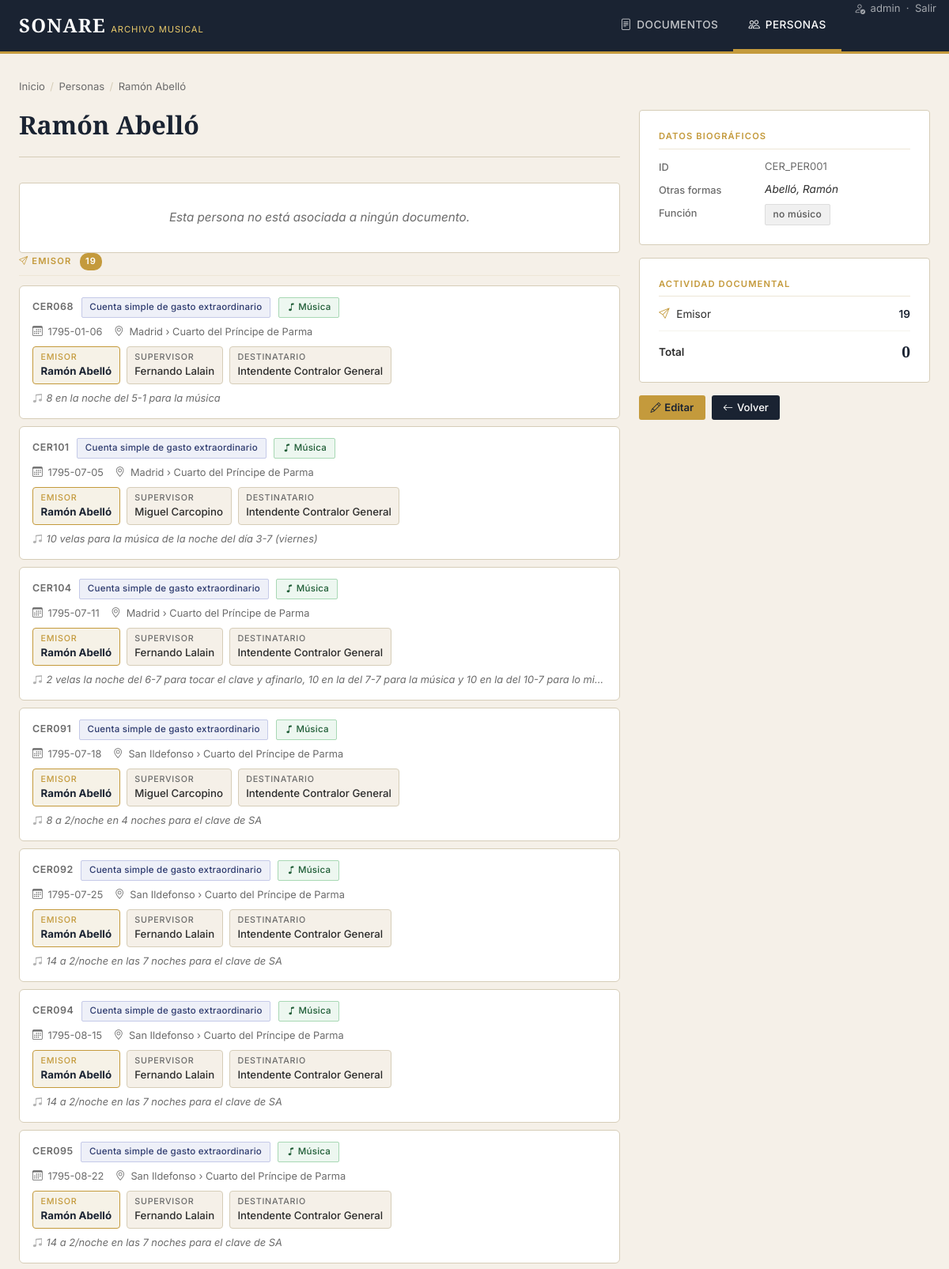
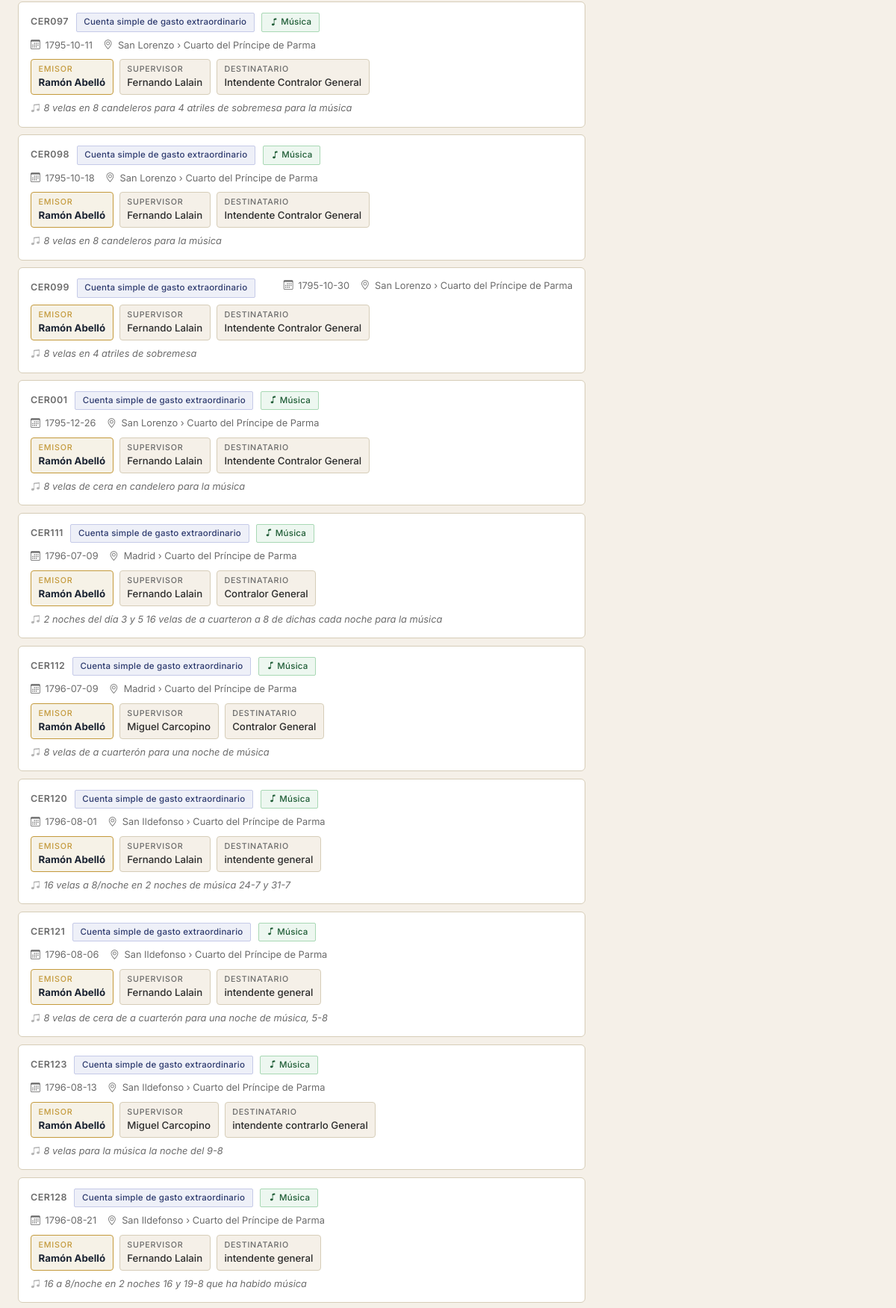
The app's page /personas/CER_PER001/ (signed in, upper part) with its own data (2 pictures, top to bottom).
### sonare_app/models.py (models this page shows, shortened)
class Persona(models.Model):
    id = models.CharField(max_length=50, primary_key=True)
    nombre_uniforme = models.CharField(max_length=200)
    apellidos_uniforme = models.CharField(max_length=200, blank=True, default="")
    otras_formas_nombre = models.TextField(blank=True, default="")
    titulo_nobiliario = models.CharField(max_length=200, blank=True, null=True)
    id_viaff = models.CharField(max_length=100, blank=True, null=True)
    genero = models.CharField(max_length=50, blank=True, null=True)
    fecha_nacimiento = models.CharField(max_length=50, blank=True, null=True)
    fecha_muerte = models.CharField(max_length=50, blank=True, null=True)
    funcion = models.CharField(max_length=100, default="no músico")
    cargo_profesional = models.CharField(max_length=200, blank=True, null=True)
    def __str__(self):
        return f"{self.nombre_uniforme} {self.apellidos_uniforme}".strip()
    class Meta:
        verbose_name = "Persona"
        verbose_name_plural = "Personas"
        ordering = ["apellidos_uniforme", "nombre_uniforme"]

class Documento(models.Model):
    id = models.CharField(max_length=50, primary_key=True)
    tipo_documento = models.CharField(max_length=200)
    fecha_documento = models.CharField(max_length=50, blank=True, null=True)
    lugar_documento = models.CharField(max_length=300, blank=True, null=True)
    fecha_inicio = models.CharField(max_length=50, blank=True, null=True)
    fecha_fin = models.CharField(max_length=50, blank=True, null=True)
    lugar = models.CharField(max_length=500, blank=True, null=True)  # string original del Excel
    lugar_ref = models.ForeignKey(
        Lugar, null=True, blank=True,
        on_delete=models.SET_NULL,
        related_name='documentos',
        verbose_name="Lugar (jerárquico)",
    )
    observaciones_lugar = models.TextField(blank=True, null=True)
    texto = models.TextField(blank=True, null=True)
    emisor = models.ForeignKey(
        Persona, null=True, blank=True, on_delete=models.SET_NULL,
        related_name="documentos_emitidos",
    )
    visto = models.ForeignKey(
        Persona, null=True, blank=True, on_delete=models.SET_NULL,
        related_name="documentos_vistos",
    )
    destinatario = models.ForeignKey(
        Persona, null=True, blank=True, on_delete=models.SET_NULL,
        related_name="documentos_recibidos",
    )
    seccion_administrativa_emision = models.CharField(max_length=200, blank=True, null=True)
    seccion_administrativa_recepcion = models.CharField(max_length=200, blank=True, null=True)
    hora = models.CharField(max_length=50, blank=True, null=True)
    luces = models.TextField(blank=True, null=True)
    otras_personas = models.ManyToManyField(Persona, blank=True, related_name="documentos_citado")
    signatura = models.CharField(max_length=200, blank=True, null=True)
    practica_musical = models.TextField(blank=True, null=True)
    objeto_musical_desc = models.TextField(blank=True, null=True)
    autor = models.CharField(max_length=200, blank=True, null=True)
    mencion_musica = models.BooleanField(default=False)
    observaciones = models.TextField(blank=True, null=True)
    evento_descripcion = models.TextField(blank=True, null=True)
    metadata = models.JSONField(default=dict, blank=True)
    class Meta:
        verbose_name = "Documento"
        verbose_name_plural = "Documentos"
        ordering = ["fecha_documento"]

class Lugar(models.Model):
    nombre = models.CharField(max_length=400)
    padre = models.ForeignKey(
        'self', null=True, blank=True,
        on_delete=models.SET_NULL,
        related_name='hijos',
    )
    class Meta:
        verbose_name = "Lugar"
        verbose_name_plural = "Lugares"
        ordering = ["padre__nombre", "nombre"]

### sonare_app/views.py (the view)
# urls.py: path("personas/<str:pk>/", views.persona_detail, name="persona_detail"),
@login_required
def persona_detail(request, pk):
    persona = get_object_or_404(Persona, id=pk)
    rel = "emisor", "visto", "destinatario", "lugar_ref", "lugar_ref__padre"
    return render(request, "sonare_app/personas/detail.html", {
        "persona": persona,
        "docs_emitidos":  persona.documentos_emitidos.select_related(*rel).order_by("fecha_documento"),
        "docs_visados":   persona.documentos_vistos.select_related(*rel).order_by("fecha_documento"),
        "docs_recibidos": persona.documentos_recibidos.select_related(*rel).order_by("fecha_documento"),
        "docs_citado":    persona.documentos_citado.select_related(*rel).order_by("fecha_documento"),
    })

### sonare_app/templates/sonare_app/personas/detail.html (shortened to what this page needs)
{% extends "sonare_app/base.html" %}
{% block content %}
<div class="breadcrumb-sonare">
  <a href="{% url 'sonare:home' %}">Inicio</a>
  <span class="sep">/</span>
  <a href="{% url 'sonare:persona_list' %}">Personas</a>
  <span class="sep">/</span>
  <span>{{ persona }}</span>
</div>
<div class="row g-4">
  <div class="col-12 col-md-8">
    <div class="page-header">
      <h1>{{ persona.nombre_uniforme }} {{ persona.apellidos_uniforme }}</h1>
    </div>
    {% with total=docs_emitidos|length|add:docs_visados|length|add:docs_recibidos|length|add:docs_citado|length %}
    {% if total == 0 %}
      <div class="card-sonare" style="text-align:center; color:var(--text-muted); font-style:italic; padding:2rem;">
        Esta persona no está asociada a ningún documento.
      </div>
    {% endif %}
    {% endwith %}
    {% if docs_emitidos %}
    <div class="detail-section">
      <div class="detail-section-title">
        <i class="bi bi-send" style="color:var(--gold);"></i> Emisor
        <span class="doc-count">{{ docs_emitidos|length }}</span>
      </div>
      {% for doc in docs_emitidos %}
        {% include "sonare_app/personas/_doc_card.html" with doc=doc rol_destacado="emisor" persona=persona %}
      {% endfor %}
    </div>
    {% endif %}
  </div>
  <div class="col-12 col-md-4">
    <div class="card-sonare" style="margin-bottom:1rem;">
      <div class="detail-section-title">Datos biográficos</div>
      <div class="detail-grid" style="grid-template-columns:110px 1fr;">
        <span class="detail-key">ID</span>
        <span class="detail-val" style="font-size:0.82rem; color:var(--text-muted);">{{ persona.id }}</span>
        {% if persona.otras_formas_nombre %}
          <span class="detail-key">Otras formas</span>
          <span class="detail-val" style="font-size:0.85rem; font-style:italic;">{{ persona.otras_formas_nombre }}</span>
        {% endif %}
        <span class="detail-key">Función</span>
        <span class="detail-val">
          {% if persona.funcion == "músico" %}
            <span class="badge-sonare badge-green">{{ persona.funcion }}</span>
          {% else %}
            <span class="badge-sonare badge-muted">{{ persona.funcion }}</span>
          {% endif %}
        </span>
      </div>
    </div>
    <div class="card-sonare" style="margin-bottom:1rem;">
      <div class="detail-section-title">Actividad documental</div>
      <div style="display:flex; flex-direction:column; gap:0.5rem;">
        {% if docs_emitidos %}
        <div class="rol-stat">
          <span><i class="bi bi-send" style="color:var(--gold); margin-right:0.3rem;"></i> Emisor</span>
          <span class="rol-num">{{ docs_emitidos|length }}</span>
        </div>
        {% endif %}
        <hr style="border:none; border-top:1px solid var(--border); margin:0.2rem 0;">
        <div class="rol-stat">
          <span style="font-weight:600;">Total</span>
          <span class="rol-num" style="font-family:var(--serif); font-size:1.2rem; color:var(--navy);">
            {{ docs_emitidos|length|add:docs_visados|length|add:docs_recibidos|length|add:docs_citado|length }}
          </span>
        </div>
      </div>
    </div>
    <div style="display:flex; gap:0.5rem; flex-wrap:wrap;">
      {% if request.user.is_authenticated %}
      <a href="{% url 'sonare:persona_edit' persona.id %}" class="btn-gold">
        <i class="bi bi-pencil"></i> Editar
      </a>
      {% endif %}
      <a href="{% url 'sonare:persona_list' %}" class="btn-navy">
        <i class="bi bi-arrow-left"></i> Volver
      </a>
    </div>
  </div>
</div>
{% endblock %}

### sonare_app/templates/sonare_app/base.html (shortened to what this page needs)
<!DOCTYPE html>
<html lang="es">
<head>
  <link href="https://cdn.jsdelivr.net/npm/bootstrap@5.3.0/dist/css/bootstrap.min.css" rel="stylesheet">
  <link href="https://cdn.jsdelivr.net/npm/bootstrap-icons@1.11.0/font/bootstrap-icons.css" rel="stylesheet">
</head>
<body>
<nav class="sonare-nav d-flex align-items-stretch justify-content-between">
  <a href="{% url 'sonare:home' %}" class="nav-brand">
    <span class="brand-title">SONARE</span>
    <span class="brand-sub">Archivo Musical</span>
  </a>
  <ul class="nav-links">
    <li>
      <a href="{% url 'sonare:documento_list' %}" class="{% if request.resolver_match.url_name == 'documento_list' or request.resolver_match.url_name == 'documento_detail' %}active{% endif %}">
        <i class="bi bi-file-text"></i> Documentos
      </a>
    </li>
    <li>
      <a href="{% url 'sonare:persona_list' %}" class="{% if request.resolver_match.url_name == 'persona_list' or request.resolver_match.url_name == 'persona_detail' %}active{% endif %}">
        <i class="bi bi-people"></i> Personas
      </a>
    </li>
    {% if request.user.is_authenticated %}
    <li>
      <form method="post" action="/logout/" style="margin:0;">
        <button type="submit" style="background:none; border:none; cursor:pointer; color:rgba(255,255,255,0.6); font-size:0.82rem; font-family:var(--sans); padding:0 1rem; height:100%; display:flex; align-items:center; gap:0.4rem;">
          <i class="bi bi-person-check"></i> {{ request.user.username }} &nbsp;·&nbsp; Salir
        </button>
      </form>
    </li>
    {% else %}
    <li>
      <a href="/login/?next={{ request.path }}">
        <i class="bi bi-box-arrow-in-right"></i> Entrar
      </a>
    </li>
    {% endif %}
  </ul>
</nav>
<div class="page-wrapper">
  {% block content %}{% endblock %}
</div>
</body>
</html>

### sonare_app/templates/sonare_app/personas/_doc_card.html (shortened to what this page needs)
<div class="doc-card clickable-row" data-href="{% url 'sonare:documento_detail' doc.id %}">
  <div class="doc-card-header">
    <div style="display:flex; align-items:center; gap:0.6rem; flex-wrap:wrap;">
      <span class="doc-card-id">{{ doc.id }}</span>
      <a href="{% url 'sonare:documento_edit' doc.id %}#id_tipo_documento"
         class="doc-field-link badge-sonare badge-doc" style="font-size:0.72rem;"
         title="Editar tipo de documento">
        {{ doc.tipo_documento|truncatechars:50 }}
      </a>
      {% if doc.mencion_musica %}
        <span class="badge-sonare badge-green" style="font-size:0.72rem;"><i class="bi bi-music-note"></i> Música</span>
      {% endif %}
    </div>
    <div class="doc-card-meta">
      {% if doc.fecha_documento %}
        <a href="{% url 'sonare:documento_edit' doc.id %}#id_fecha_documento"
           class="doc-field-link" title="Editar fecha">
          <i class="bi bi-calendar3"></i> {{ doc.fecha_documento }}
        </a>
      {% endif %}
      {% if doc.lugar_ref %}
        <a href="{% url 'sonare:documento_edit' doc.id %}#id_lugar_ref"
           class="doc-field-link" title="Editar lugar">
          <i class="bi bi-geo-alt"></i>
          {% if doc.lugar_ref.padre %}{{ doc.lugar_ref.padre.nombre }} ›{% endif %}
          {{ doc.lugar_ref.nombre }}
        </a>
      {% elif doc.lugar_documento %}
        <a href="{% url 'sonare:documento_edit' doc.id %}#id_lugar_documento"
           class="doc-field-link" title="Editar lugar">
          <i class="bi bi-geo-alt"></i> {{ doc.lugar_documento }}
        </a>
      {% endif %}
    </div>
  </div>
  <div class="doc-card-roles">
    {% if doc.emisor %}
    <a href="{% url 'sonare:documento_edit' doc.id %}#id_emisor"
       class="doc-role doc-field-link {% if rol_destacado == 'emisor' %}doc-role--active{% endif %}"
       title="Editar emisor">
      <span class="doc-role-label">Emisor</span>
      <span class="doc-role-persona">{{ doc.emisor }}</span>
    </a>
    {% endif %}
    {% if doc.visto %}
    <a href="{% url 'sonare:documento_edit' doc.id %}#id_visto"
       class="doc-role doc-field-link {% if rol_destacado == 'visto' %}doc-role--active{% endif %}"
       title="Editar supervisor">
      <span class="doc-role-label">Supervisor</span>
      <span class="doc-role-persona">{{ doc.visto }}</span>
    </a>
    {% endif %}
    {% if doc.destinatario %}
    <a href="{% url 'sonare:documento_edit' doc.id %}#id_destinatario"
       class="doc-role doc-field-link {% if rol_destacado == 'destinatario' %}doc-role--active{% endif %}"
       title="Editar destinatario">
      <span class="doc-role-label">Destinatario</span>
      <span class="doc-role-persona">{{ doc.destinatario }}</span>
    </a>
    {% endif %}
  </div>
  {% if doc.practica_musical and doc.practica_musical != 'None' %}
  <a href="{% url 'sonare:documento_edit' doc.id %}#id_practica_musical"
     class="doc-card-practica doc-field-link" title="Editar práctica musical">
    <i class="bi bi-music-note-beamed" style="opacity:0.5; margin-right:0.3rem;"></i>{{ doc.practica_musical|truncatechars:120 }}
  </a>
  {% endif %}
</div>

### records on screen
Persona: nombre_uniforme+apellidos_uniforme "Ramón Abelló", nombre_uniforme "Ramón", apellidos_uniforme "Abelló", id "CER_PER001", otras_formas_nombre "Abelló, Ramón", funcion "no músico"
Documento: id "CER068", tipo_documento "Cuenta simple de gasto extraordinario", mencion_musica True (drawn), fecha_documento "1795-01-06", lugar_ref.padre.nombre "Madrid", lugar_ref.nombre "Cuarto del Príncipe de Parma", emisor "Ramón Abelló", visto "Fernando Lalain", destinatario "Intendente Contralor General", practica_musical "8 en la noche del 5-1 para la música"
Documento: id "CER101", tipo_documento "Cuenta simple de gasto extraordinario", mencion_musica True (drawn), fecha_documento "1795-07-05", lugar_ref.padre.nombre "Madrid", lugar_ref.nombre "Cuarto del Príncipe de Parma", emisor "Ramón Abelló", visto "Miguel Carcopino", destinatario "Intendente Contralor General", practica_musical "10 velas para la música de la noche del día 3-7 (viernes)"
Documento: id "CER104", tipo_documento "Cuenta simple de gasto extraordinario", mencion_musica True (drawn), fecha_documento "1795-07-11", lugar_ref.padre.nombre "Madrid", lugar_ref.nombre "Cuarto del Príncipe de Parma", emisor "Ramón Abelló", visto "Fernando Lalain", destinatario "Intendente Contralor General", practica_musical "2 velas la noche del 6-7 para tocar el clave y afinarlo, 10 en la del 7-7 para la música y 10 en la del 10-7 para lo mi…"
Documento: id "CER091", tipo_documento "Cuenta simple de gasto extraordinario", mencion_musica True (drawn), fecha_documento "1795-07-18", lugar_ref.padre.nombre "San Ildefonso", lugar_ref.nombre "Cuarto del Príncipe de Parma", emisor "Ramón Abelló", visto "Miguel Carcopino", destinatario "Intendente Contralor General", practica_musical "8 a 2/noche en 4 noches para el clave de SA"
Documento: id "CER092", tipo_documento "Cuenta simple de gasto extraordinario", mencion_musica True (drawn), fecha_documento "1795-07-25", lugar_ref.padre.nombre "San Ildefonso", lugar_ref.nombre "Cuarto del Príncipe de Parma", emisor "Ramón Abelló", visto "Fernando Lalain", destinatario "Intendente Contralor General", practica_musical "14 a 2/noche en las 7 noches para el clave de SA"
Documento: id "CER094", tipo_documento "Cuenta simple de gasto extraordinario", mencion_musica True (drawn), fecha_documento "1795-08-15", lugar_ref.padre.nombre "San Ildefonso", lugar_ref.nombre "Cuarto del Príncipe de Parma", emisor "Ramón Abelló", visto "Fernando Lalain", destinatario "Intendente Contralor General", practica_musical "14 a 2/noche en las 7 noches para el clave de SA"
Documento: id "CER095", tipo_documento "Cuenta simple de gasto extraordinario", mencion_musica True (drawn), fecha_documento "1795-08-22", lugar_ref.padre.nombre "San Ildefonso", lugar_ref.nombre "Cuarto del Príncipe de Parma", emisor "Ramón Abelló", visto "Fernando Lalain", destinatario "Intendente Contralor General", practica_musical "14 a 2/noche en las 7 noches para el clave de SA"
Documento: id "CER097", tipo_documento "Cuenta simple de gasto extraordinario", mencion_musica True (drawn), fecha_documento "1795-10-11", lugar_ref.padre.nombre "San Lorenzo", lugar_ref.nombre "Cuarto del Príncipe de Parma", emisor "Ramón Abelló", visto "Fernando Lalain", destinatario "Intendente Contralor General", practica_musical "8 velas en 8 candeleros para 4 atriles de sobremesa para la música"
Documento: id "CER098", tipo_documento "Cuenta simple de gasto extraordinario", mencion_musica True (drawn), fecha_documento "1795-10-18", lugar_ref.padre.nombre "San Lorenzo", lugar_ref.nombre "Cuarto del Príncipe de Parma", emisor "Ramón Abelló", visto "Fernando Lalain", destinatario "Intendente Contralor General", practica_musical "8 velas en 8 candeleros para la música"
Documento: id "CER099", tipo_documento "Cuenta simple de gasto extraordinario", fecha_documento "1795-10-30", lugar_ref.padre.nombre "San Lorenzo", lugar_ref.nombre "Cuarto del Príncipe de Parma", emisor "Ramón Abelló", visto "Fernando Lalain", destinatario "Intendente Contralor General", practica_musical "8 velas en 4 atriles de sobremesa"
Documento: id "CER001", tipo_documento "Cuenta simple de gasto extraordinario", mencion_musica True (drawn), fecha_documento "1795-12-26", lugar_ref.padre.nombre "San Lorenzo", lugar_ref.nombre "Cuarto del Príncipe de Parma", emisor "Ramón Abelló", visto "Fernando Lalain", destinatario "Intendente Contralor General", practica_musical "8 velas de cera en candelero para la música"
Documento: id "CER111", tipo_documento "Cuenta simple de gasto extraordinario", mencion_musica True (drawn), fecha_documento "1796-07-09", lugar_ref.padre.nombre "Madrid", lugar_ref.nombre "Cuarto del Príncipe de Parma", emisor "Ramón Abelló", visto "Fernando Lalain", destinatario "Contralor General", practica_musical "2 noches del día 3 y 5 16 velas de a cuarteron a 8 de dichas cada noche para la música"
Documento: id "CER112", tipo_documento "Cuenta simple de gasto extraordinario", mencion_musica True (drawn), fecha_documento "1796-07-09", lugar_ref.padre.nombre "Madrid", lugar_ref.nombre "Cuarto del Príncipe de Parma", emisor "Ramón Abelló", visto "Miguel Carcopino", destinatario "Contralor General", practica_musical "8 velas de a cuarterón para una noche de música"
Documento: id "CER120", tipo_documento "Cuenta simple de gasto extraordinario", mencion_musica True (drawn), fecha_documento "1796-08-01", lugar_ref.padre.nombre "San Ildefonso", lugar_ref.nombre "Cuarto del Príncipe de Parma", emisor "Ramón Abelló", visto "Fernando Lalain", destinatario "intendente general", practica_musical "16 velas a 8/noche en 2 noches de música 24-7 y 31-7"
Documento: id "CER121", tipo_documento "Cuenta simple de gasto extraordinario", mencion_musica True (drawn), fecha_documento "1796-08-06", lugar_ref.padre.nombre "San Ildefonso", lugar_ref.nombre "Cuarto del Príncipe de Parma", emisor "Ramón Abelló", visto "Fernando Lalain", destinatario "intendente general", practica_musical "8 velas de cera de a cuarterón para una noche de música, 5-8"
Documento: id "CER123", tipo_documento "Cuenta simple de gasto extraordinario", mencion_musica True (drawn), fecha_documento "1796-08-13", lugar_ref.padre.nombre "San Ildefonso", lugar_ref.nombre "Cuarto del Príncipe de Parma", emisor "Ramón Abelló", visto "Miguel Carcopino", destinatario "intendente contrarlo General", practica_musical "8 velas para la música la noche del 9-8"
Documento: id "CER128", tipo_documento "Cuenta simple de gasto extraordinario", mencion_musica True (drawn), fecha_documento "1796-08-21", lugar_ref.padre.nombre "San Ildefonso", lugar_ref.nombre "Cuarto del Príncipe de Parma", emisor "Ramón Abelló", visto "Fernando Lalain", destinatario "intendente general", practica_musical "16 a 8/noche en 2 noches 16 y 19-8 que ha habido música"

### other values on screen
{{ request.user.username }} "admin"
{{ docs_emitidos|length }} "19"
